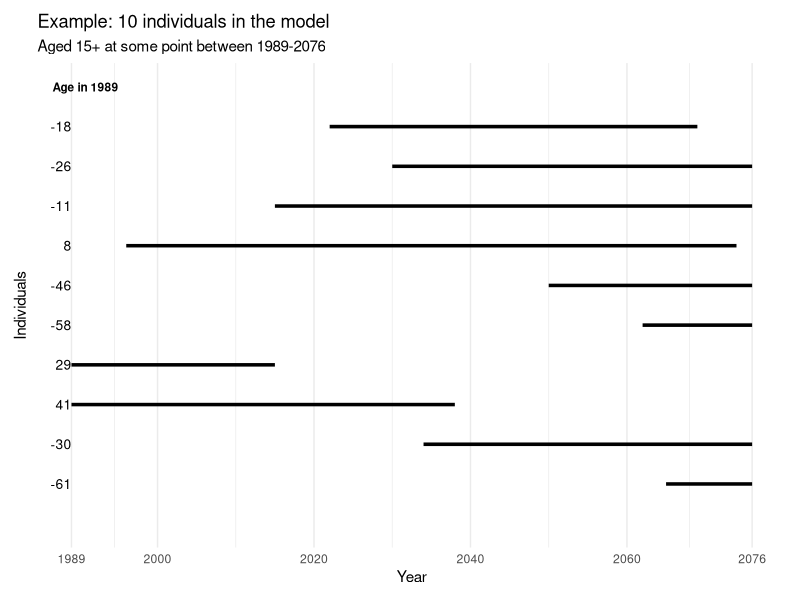

Here is the R script that generated this plot:
library(ggplot2)
library(dplyr)

set.seed(3)  # for reproducibility

# Create 10 individuals with starting ages between -87 and 15 in 1989
n <- 10
start_ages_1989 <- sample(-65:65, n)

# Create a data frame that calculates each person's trajectory
individuals <- data.frame(
  id = 1:n,
  start_age_1989 = start_ages_1989,
  birth_year = 1989 - start_ages_1989
)

# For each individual, calculate the years they are age 15 to death (15 + lifespan)
lifespan_data <- individuals %>%
  rowwise() %>%
  mutate(
    lifespan = sample(40:80, 1),
    start_year = birth_year + 15,
    end_year = start_year + lifespan - 1
  ) %>%
  ungroup() %>%
  rowwise() %>%
  do({
    tibble(
      id = .$id,
      year = seq(.$start_year, .$end_year),
      age = seq(15, 15 + .$lifespan - 1)
    )
  })

# Merge age-in-1989 info into lifespan_data
lifespan_labeled <- lifespan_data %>%
  group_by(id) %>%
  filter(row_number() == 1) %>%  # first row for each id (where they start at age 15)
  left_join(individuals, by = "id")

# Plot
# Find max y to place the label slightly above it
max_y <- length(unique(lifespan_labeled$id))

ggplot(lifespan_data, aes(x = year, y = factor(id), group = id)) +
  geom_line(linewidth = 1.2) +
  
  # Display "age in 1989" values in left column
  geom_text(data = lifespan_labeled,
            aes(x = 1989, y = factor(id), label = start_age_1989),
            hjust = 1, size = 3.5) +
  annotate("text", x = 1995, y = max_y + 1, label = "Age in 1989", hjust = 1, size = 3, fontface = "bold") +
  
  scale_x_continuous(
    limits = c(1989, 2076),
    breaks = c(1989, 2000, 2020, 2040, 2060, 2076),
    labels = c("1989", "2000", "2020", "2040", "2060", "2076")
  ) +
  scale_y_discrete(labels = NULL) +  # Remove y-axis labels
  labs(
    x = "Year",
    y = "Individuals",
    title = "Example: 10 individuals in the model",
    subtitle = "Aged 15+ at some point between 1989-2076"
  ) +
  theme_minimal() +
  theme(
    plot.margin = margin(t = 10, r = 10, b = 10, l = 10),
    panel.grid.major.y = element_blank()
  ) +
  coord_cartesian(ylim = c(0,max_y + 1), clip = "off")
